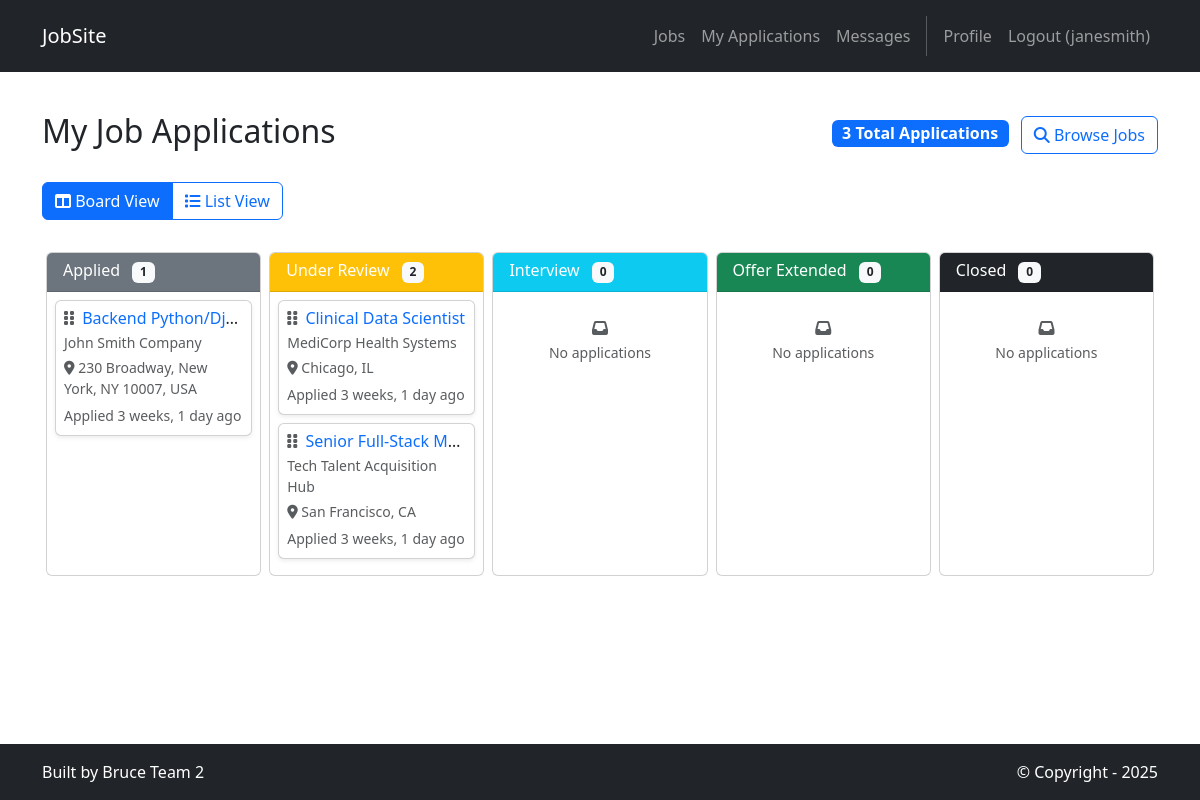
/jobs/my-applications/ (signed in), run on the app's committed database.
### jobs/models.py (models this page shows, shortened)
class Application(models.Model):
    APPLICATION_STATUS = [
        ('applied', 'Applied'),
        ('review', 'Under Review'),
        ('interview', 'Interview'),
        ('offer', 'Offer Extended'),
        ('closed', 'Closed'),
    ]
    STATUS_COLORS = {
        'applied': 'secondary',
        'review': 'warning',
        'interview': 'info',
        'offer': 'success',
        'closed': 'dark',
    }
    job = models.ForeignKey(Job, on_delete=models.CASCADE, related_name='applications')
    applicant = models.ForeignKey(User, on_delete=models.CASCADE, related_name='job_applications')
    cover_note = models.TextField(help_text="Personal note to the employer")
    status = models.CharField(max_length=20, choices=APPLICATION_STATUS, default='applied')
    applied_at = models.DateTimeField(default=timezone.now)
    reviewed_at = models.DateTimeField(null=True, blank=True)
    class Meta:
        unique_together = ['job', 'applicant']  # Prevent duplicate applications
        ordering = ['-applied_at']
    def get_status_color(self):
        return self.STATUS_COLORS.get(self.status, 'secondary')

class Job(models.Model):
    JOB_TYPES = [
        ('full-time', 'Full Time'),
        ('part-time', 'Part Time'),
        ('contract', 'Contract'),
        ('internship', 'Internship'),
        ('freelance', 'Freelance'),
    ]
    EXPERIENCE_LEVELS = [
        ('entry', 'Entry Level'),
        ('mid', 'Mid Level'),
        ('senior', 'Senior Level'),
        ('executive', 'Executive'),
    ]
    WORK_TYPES = [
        ('remote', 'Remote'),
        ('onsite', 'On-site'),
        ('hybrid', 'Hybrid'),
    ]
    title = models.CharField(max_length=200)
    company = models.CharField(max_length=200)
    location = models.CharField(max_length=200)
    job_type = models.CharField(max_length=20, choices=JOB_TYPES, default='full-time')
    experience_level = models.CharField(max_length=20, choices=EXPERIENCE_LEVELS, default='entry')
    work_type = models.CharField(max_length=20, choices=WORK_TYPES, default='onsite')
    skills = models.TextField(blank=True, help_text="Comma-separated list of required skills")
    salary_min = models.DecimalField(max_digits=10, decimal_places=2, null=True, blank=True)
    salary_max = models.DecimalField(max_digits=10, decimal_places=2, null=True, blank=True)
    visa_sponsorship = models.BooleanField(default=False, help_text="Does this position offer visa sponsorship?")
    description = models.TextField()
    requirements = models.TextField()
    benefits = models.TextField(blank=True)
    posted_by = models.ForeignKey(User, on_delete=models.CASCADE, related_name='posted_jobs')
    created_at = models.DateTimeField(default=timezone.now)
    updated_at = models.DateTimeField(auto_now=True)
    is_active = models.BooleanField(default=True)
    application_deadline = models.DateField(null=True, blank=True)
    class Meta:
        ordering = ['-created_at']
    @property
    def salary_range(self):
        if self.salary_min and self.salary_max:
            return f"${self.salary_min:,.0f} - ${self.salary_max:,.0f}"
        elif self.salary_min:
            return f"${self.salary_min:,.0f}+"
        elif self.salary_max:
            return f"Up to ${self.salary_max:,.0f}"
        else:
            return "Salary not specified"

### jobs/views.py (the view)
# urls.py: path('my-applications/', views.my_applications, name='jobs.my_applications'),
@login_required
def my_applications(request):
    try:
        if not request.user.profile.is_job_seeker:
            messages.error(request, 'Only job seekers can view their applications.')
            return redirect('jobs.list')
    except:
        messages.error(request, 'Profile not found. Please contact support.')
        return redirect('home.index')
    applications = Application.objects.filter(applicant=request.user).select_related('job')
    status_groups = []
    for status_code, status_name in Application.APPLICATION_STATUS:
        status_applications = applications.filter(status=status_code)
        status_groups.append({
            'code': status_code,
            'name': status_name,
            'applications': status_applications,
            'color': Application.STATUS_COLORS.get(status_code, 'secondary'),
            'count': status_applications.count()
        })
    template_data = {
        'title': 'My Applications',
        'applications': applications,
        'status_groups': status_groups,
        'total_applications': applications.count(),
    }
    return render(request, 'jobs/my_applications.html', {'template_data': template_data})

### accounts/models.py (called while the page is built)
    @property
    def is_job_seeker(self):
        return self.user_type == 'job_seeker'

    @property
    def is_recruiter(self):
        return self.user_type == 'recruiter'

### jobs/templates/jobs/my_applications.html (shortened to what this page needs)
{% extends 'base.html' %}
{% block content %}
<div class="p-3 mt-4">
  <div class="container">
    <div class="row">
      <div class="col-12">
        <div class="d-flex justify-content-between align-items-center mb-4">
          <h2>My Job Applications</h2>
          <div>
            <span class="badge bg-primary fs-6">{{ template_data.total_applications }} Total Application{{ template_data.total_applications|pluralize }}</span>
            <a href="{% url 'jobs.list' %}" class="btn btn-outline-primary ms-2">
              <i class="fas fa-search"></i> Browse Jobs
            </a>
          </div>
        </div>
        {% if template_data.applications %}
        <div class="mb-4">
          <div class="btn-group" role="group" aria-label="View toggle">
            <button type="button" class="btn btn-outline-primary active" id="boardViewBtn">
              <i class="fas fa-columns"></i> Board View
            </button>
            <button type="button" class="btn btn-outline-primary" id="listViewBtn">
              <i class="fas fa-list"></i> List View
            </button>
          </div>
        </div>
        <div id="boardView">
          <div class="row g-2">
            {% for group in template_data.status_groups %}
            <div class="col mb-3 kanban-column" data-status="{{ group.code }}">
              <div class="card h-100">
                <div class="card-header bg-{{ group.color }} text-white">
                  <h6 class="card-title mb-0">
                    {{ group.name }}
                    <span class="badge bg-light text-dark ms-2 status-count" data-status="{{ group.code }}">{{ group.count }}</span>
                  </h6>
                </div>
                <div class="card-body p-2 kanban-drop-zone" data-status="{{ group.code }}" style="min-height: 200px;">
                  {% for application in group.applications %}
                  <div class="card mb-2 shadow-sm application-card"
                       draggable="true"
                       data-application-id="{{ application.id }}"
                       data-status="{{ application.status }}">
                    <div class="card-body p-2">
                      <h6 class="card-title mb-1 text-truncate">
                        <i class="fas fa-grip-vertical text-muted me-1" style="cursor: move;"></i>
                        <a href="{% url 'jobs.detail' application.job.id %}" class="text-decoration-none">
                          {{ application.job.title }}
                        </a>
                      </h6>
                      <p class="card-text small text-muted mb-1">{{ application.job.company }}</p>
                      <p class="card-text small text-muted mb-1">
                        <i class="fas fa-map-marker-alt"></i> {{ application.job.location }}
                      </p>
                      <small class="text-muted">
                        Applied {{ application.applied_at|timesince }} ago
                      </small>
                    </div>
                  </div>
                  {% empty %}
                  <div class="text-center text-muted py-3 empty-message">
                    <i class="fas fa-inbox"></i>
                    <br>
                    <small>No applications</small>
                  </div>
                  {% endfor %}
                </div>
              </div>
            </div>
            {% endfor %}
          </div>
        </div>
        {% endif %}
      </div>
    </div>
  </div>
</div>
{% endblock content %}

### jobsite/templates/base.html (shortened to what this page needs)
<!DOCTYPE html>
<html>
  {% load static %}
  <head>
    <link href="https://cdn.jsdelivr.net/npm/bootstrap@5.3.3/dist/css/bootstrap.min.css" rel="stylesheet">
    <link rel="stylesheet" href="https://cdnjs.cloudflare.com/ajax/libs/font-awesome/6.1.1/css/all.min.css">
    <link rel="stylesheet" href="https://code.jquery.com/ui/1.14.1/themes/base/jquery-ui.css">
  </head>
  <body class="d-flex flex-column min-vh-100">
    <nav class="p-3 navbar navbar-dark bg-dark navbar-expand-lg">
      <div class="container">
        <a class="navbar-brand" href="{% url 'home.index' %}">
          <p class="mb-0">JobSite</p>
        </a>
        <div class="collapse navbar-collapse" id="navbarNavAltMarkup">
          <div class="navbar-nav ms-auto navbar-ml">
            <a class="nav-link" href="{% url 'jobs.list' %}">Jobs</a>
            {% if user.is_authenticated %}
              {% if user.profile.is_recruiter %}
                <a class="nav-link" href="{% url 'jobs.my_jobs' %}">My Jobs</a>
                <a class="nav-link" href="{% url 'candidates.candidate_search' %}">Find Talent</a>
              {% elif user.profile.is_job_seeker %}
                <a class="nav-link" href="{% url 'jobs.my_applications' %}">My Applications</a>
              {% endif %}
              <a class="nav-link" href="{% url 'messaging:inbox' %}">Messages</a>
              <a class="nav-link" href="{% url 'accounts.profile' user.username %}">Profile</a>
              <a class="nav-link" href="{% url 'accounts.logout' %}">Logout ({{ user.username }})</a>
            {% else %}
              <a class="nav-link" href="{% url 'accounts.login' %}">Login</a>
              <a class="nav-link" href="{% url 'accounts.signup' %}">Sign Up</a>
            {% endif %}
          </div>
        </div>
      </div>
    </nav>
    <div class="flex-grow-1">
      {% block content %}
      {% endblock content %}
    </div>
    <section class="p-3 ms-footer-bottom bg-dark">
      <div class="container d-flex justify-content-between">
        <div class="me-5 text-white">
          <span>Built by Bruce Team 2</span>
        </div>
        <div class="text-white">
          <span>© Copyright - 2025</span>
        </div>
      </div>
    </section>
  </body>
</html>

### jobs/templates/jobs/my_applications.html (style rules this page uses)
.application-card { transition: transform 0.2s ease-in-out, opacity 0.2s; cursor: move; touch-action: none; -webkit-user-select: none; user-select: none; }
.card-header { border-bottom: 1px solid rgba(0,0,0,0.125); }
.kanban-drop-zone { transition: background-color 0.2s; }
#boardView .row { margin: 0; }
#boardView .col { flex: 1; min-width: 0; max-width: none; }
#boardView .row > .col { flex-basis: 0; flex-grow: 1; }

### data on the page
Application: job "Backend Python/Dj…", job.company "John Smith Company", job.location "230 Broadway, New York, NY 10007, USA", applied_at "3 weeks, 1 day"
Application: job "Clinical Data Scientist", job.company "MediCorp Health Systems", job.location "Chicago, IL", applied_at "3 weeks, 1 day"
Application: job "Senior Full-Stack M…", job.company "Tech Talent Acquisition Hub", job.location "San Francisco, CA", applied_at "3 weeks, 1 day"

### other printed values
{{ user.username }} "janesmith"
{{ template_data.total_applications }} "3"
{{ group.name }} "Applied" "Under Review" "Interview" "Offer Extended" "Closed"
{{ group.count }} "1" "2" "0" "0" "0"
